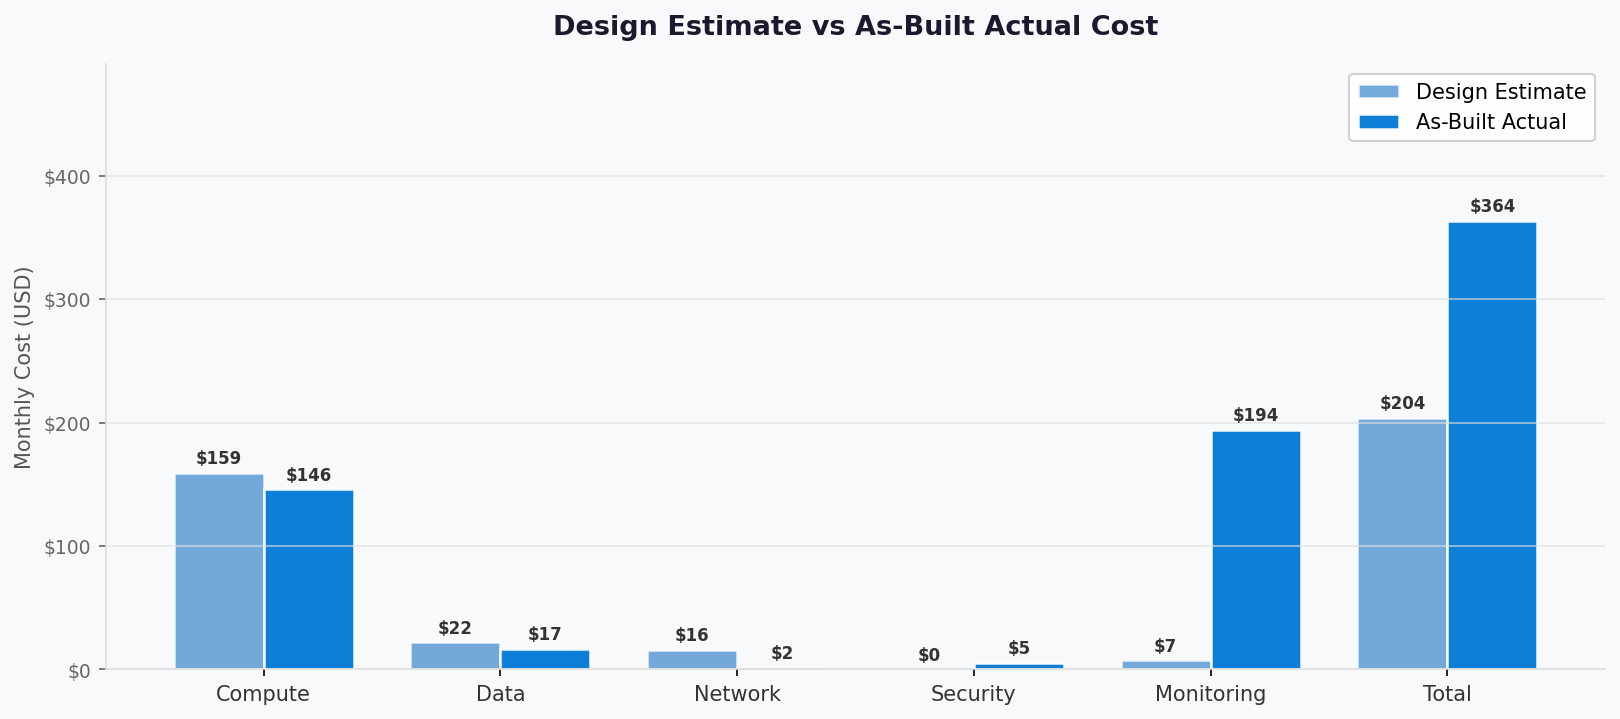

Write Python code to recreate this figure.
"""Generate design vs as-built cost comparison chart for nordic-fresh-foods."""

import matplotlib.pyplot as plt
import matplotlib.ticker as mticker
import numpy as np


def generate_cost_comparison_chart(categories: list[str], design_costs: list[float], actual_costs: list[float], output_path: str) -> None:
    x = np.arange(len(categories))
    width = 0.38

    fig, ax = plt.subplots(figsize=(11, 5))
    fig.patch.set_facecolor("#F8F9FA")
    ax.set_facecolor("#F8F9FA")

    bars_design = ax.bar(x - width / 2, design_costs, width, label="Design Estimate", color="#5B9BD5", alpha=0.85, edgecolor="white", linewidth=1.2)
    bars_actual = ax.bar(x + width / 2, actual_costs, width, label="As-Built Actual", color="#0078D4", alpha=0.95, edgecolor="white", linewidth=1.2)

    max_val = max(max(design_costs), max(actual_costs))
    for bar in list(bars_design) + list(bars_actual):
        ax.text(bar.get_x() + bar.get_width() / 2, bar.get_height() + max_val * 0.012, f"${bar.get_height():,.0f}", ha="center", va="bottom", fontsize=8, fontweight="bold", color="#333")

    ax.set_xticks(x)
    ax.set_xticklabels(categories, fontsize=10, color="#333")
    ax.set_ylabel("Monthly Cost (USD)", fontsize=10, color="#555")
    ax.set_title("Design Estimate vs As-Built Actual Cost", fontsize=13, fontweight="bold", color="#1A1A2E", pad=14)
    ax.yaxis.set_major_formatter(mticker.FuncFormatter(lambda v, _: f"${v:,.0f}"))
    ax.tick_params(axis="y", labelsize=9, colors="#666")
    ax.spines[["top", "right"]].set_visible(False)
    ax.spines[["left", "bottom"]].set_color("#DDD")
    ax.grid(axis="y", color="#E0E0E0", linewidth=0.8, alpha=0.7)
    ax.set_ylim(0, max_val * 1.35)
    ax.legend(fontsize=10, framealpha=0.9, edgecolor="#CCC")

    plt.tight_layout(pad=1.4)
    plt.savefig(output_path, dpi=150, bbox_inches="tight", facecolor=fig.get_facecolor())
    plt.close()


if __name__ == "__main__":
    categories = ["Compute", "Data", "Network", "Security", "Monitoring", "Total"]
    design_costs = [159.14, 21.88, 15.60, 0.0, 7.35, 203.97]
    actual_costs = [146.00, 16.57, 1.50, 5.30, 194.40, 363.77]
    generate_cost_comparison_chart(
        categories,
        design_costs,
        actual_costs,
        output_path="agent-output/nordic-fresh-foods/07-ab-cost-comparison.png",
    )
